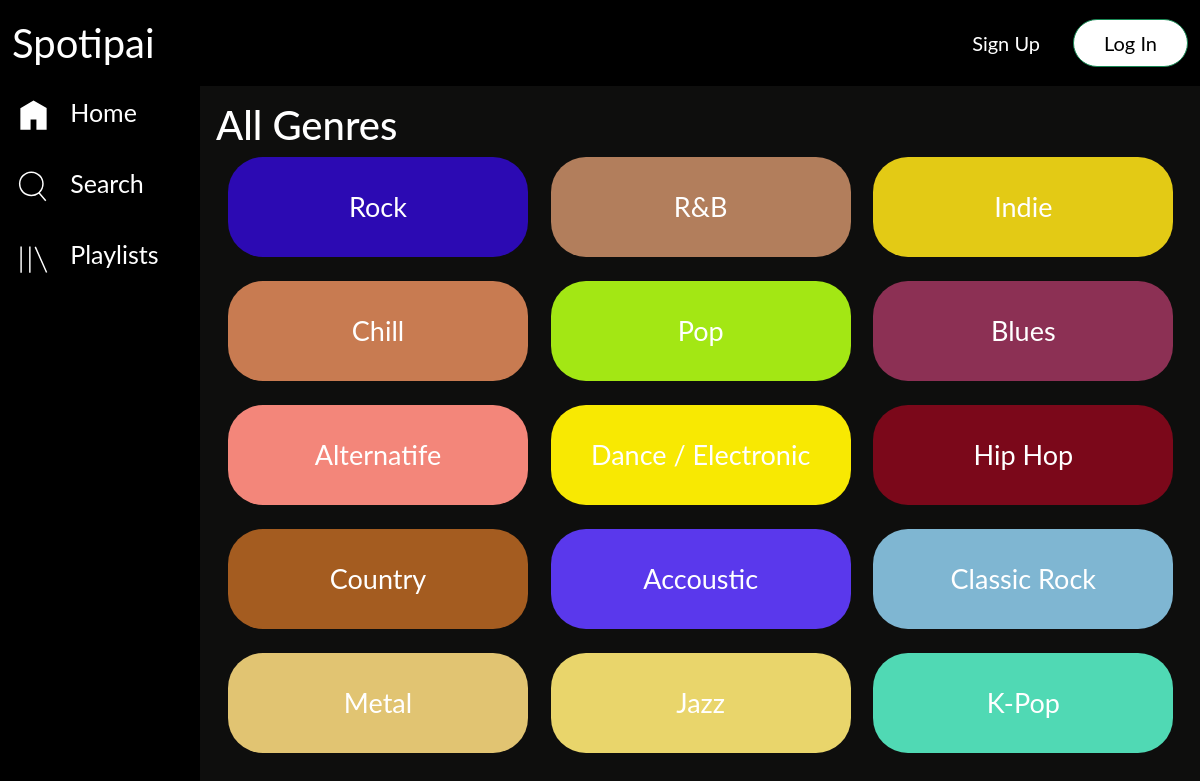
/genres.php, run on the app's committed database.
### tables this page shows
CREATE TABLE `genre` (
  `id_genre` int(3) NOT NULL,
  `nama_genre` varchar(20) NOT NULL
);

### genres.php (the view, shortened to what this page needs)
<?php
	include 'koneksi.php';
?>
<!DOCTYPE html>
<html>
<head>
	<link rel="stylesheet" type="text/css" href="style.css">
</head>
<body style="background-color: #0e0e0d">
	<?php
	include 'header.php';
	include 'sidebar.php';
	?>
	<div class="content">
		<h1 style="margin-top: 70px; color: white;">All Genres</h1>
		<div class="container">
		  <div class="row">
			<?php
	            $ambilgenre = $koneksi->query("SELECT * FROM genre ORDER BY rand()");
	            while ($datagenre = $ambilgenre->fetch_assoc()){
	        ?>
	        <div class="col-sm-4 mb-4">
	        	<button class="btn btn-block" onclick="window.location.href='genre_song.php?id_genre=<?= $datagenre['id_genre'] ?>'" style="background-color: <?php echo '#' . substr(str_shuffle('ABCDEF0123456789'), 0, 6); ?>;">
	        		<?= $datagenre['nama_genre'] ?>
	        	</button>
	        </div>
	        <?php } ?>
	      </div>
		</div>
	</div>
</body>
</html>

### style.css (style rules this page uses)
body { background-color: #0e0e0d; }
.content { margin-top: 30px; }

### genres.php (style rules this page uses)
.container button { border-radius: 35px; border-color: transparent; font-size: 27px; color: white; width: 300px; height: 100px; padding: auto; }

### sidebar.php (style rules this page uses)
body { margin: 0; font-family: "Lato", sans-serif; }
div.content { margin-left: 200px; padding: 1px 16px; height: 1000px; }

### data on the page
genre: nama_genre "Rock"
genre: nama_genre "R&B"
genre: nama_genre "Indie"
genre: nama_genre "Chill"
genre: nama_genre "Pop"
genre: nama_genre "Blues"
genre: nama_genre "Alternatife"
genre: nama_genre "Dance / Electronic"
genre: nama_genre "Hip Hop"
genre: nama_genre "Country"
genre: nama_genre "Accoustic"
genre: nama_genre "Classic Rock"
genre: nama_genre "Metal"
genre: nama_genre "Jazz"
genre: nama_genre "K-Pop"
